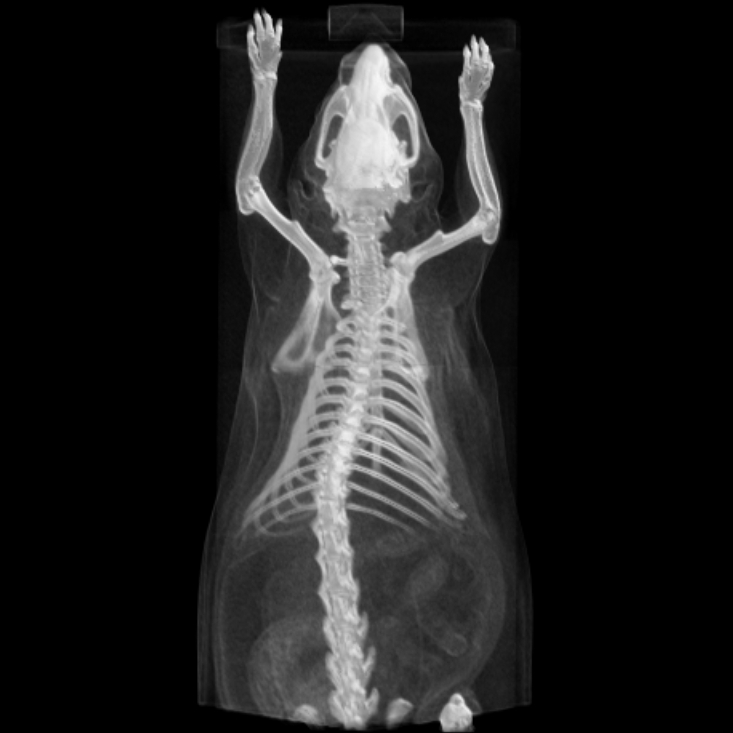
#> input picture aufgabe3/MouseCT.jpg, 733 x 733 px
$ python ass3task1.py
#> lines starting #> are read from the running program, lines starting #| are printed output that depends on the picture
import cv2
import matplotlib.pyplot as plt

# Load the image
image = cv2.imread('MouseCT.jpg', cv2.IMREAD_GRAYSCALE)
#> image is the input picture: shape (733, 733); min 0, max 247, mean 33.3

# Apply Gaussian blur to the image
smoothed = cv2.GaussianBlur(image, (0, 0), 3)
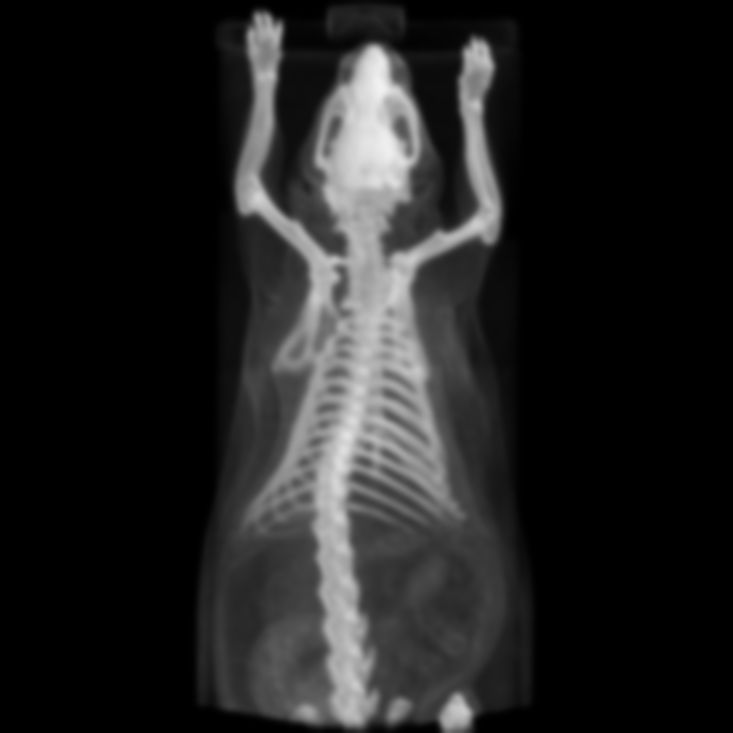
#> smoothed: shape (733, 733); min 0, max 241, mean 33.3

# Calculate the unsharp mask
mask = cv2.subtract(image, smoothed)
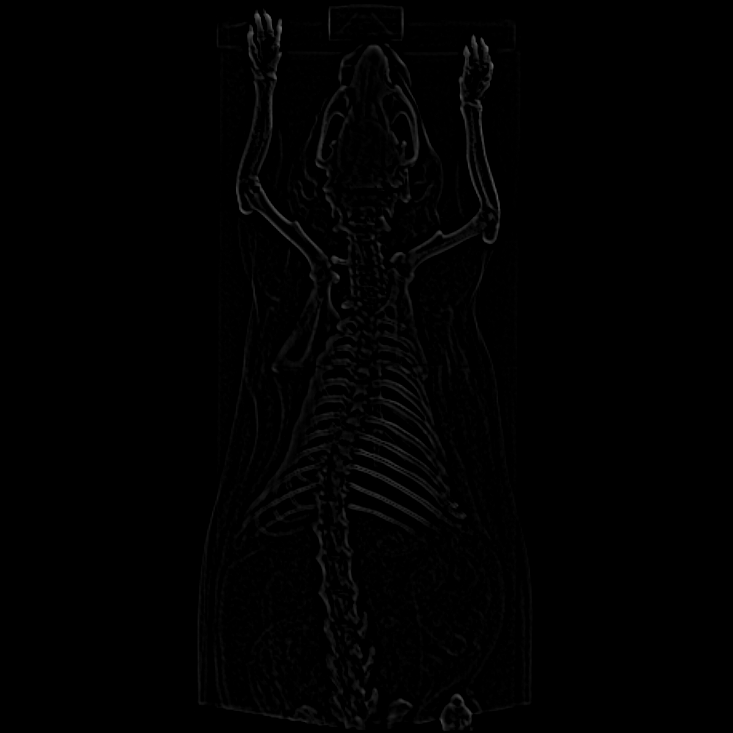
#> mask: shape (733, 733); min 0, max 108, mean 1.4

# Define the amount/factor to adjust the mask
factor = 1.5

# Combine the mask with the original image
result = cv2.addWeighted(image, 1 + factor, mask, -factor, 0)
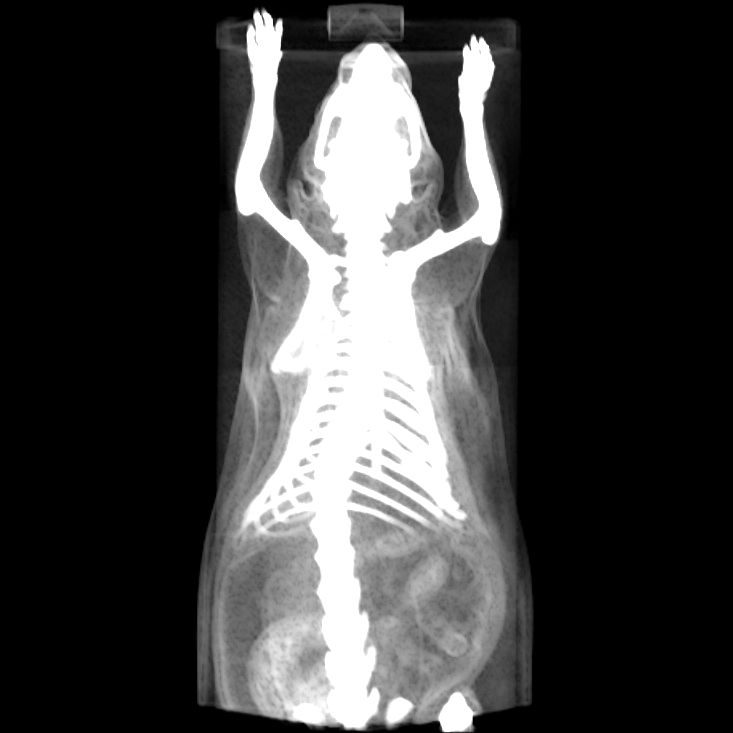
#> result: shape (733, 733); min 0, max 255, mean 62.8

# Display the images
plt.figure(figsize=(10, 8))

plt.subplot(2, 2, 1)
plt.imshow(image, cmap='gray')
plt.title('Input Image')
plt.axis('off')

plt.subplot(2, 2, 2)
plt.imshow(smoothed, cmap='gray')
plt.title('Smoothed Image')
plt.axis('off')

plt.subplot(2, 2, 3)
plt.imshow(mask, cmap='gray')
plt.title('Unsharp Mask')
plt.axis('off')

plt.subplot(2, 2, 4)
plt.imshow(result, cmap='gray')
plt.title('Result Image')
plt.axis('off')

plt.tight_layout()
plt.show()
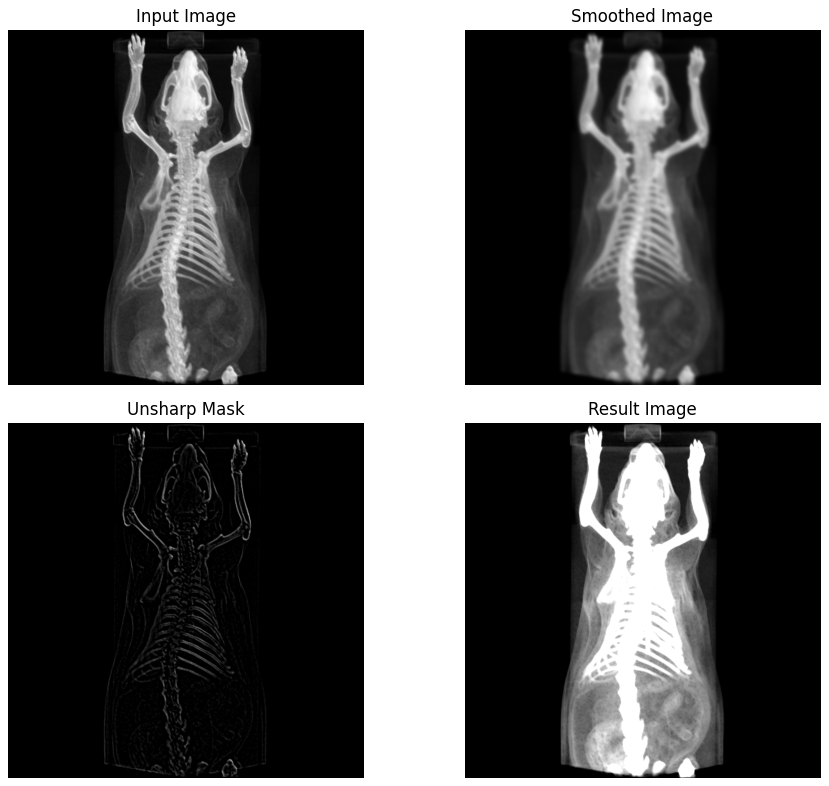
#> figure drawn by matplotlib, 4 panels
'''
This code will display four separate figures showing the input image, the smoothed image, the unsharp mask,
and the resulting image. The unsharp mask is not a binary mask, but a grayscale image representing the difference
between the original and smoothed images. The result image is obtained by combining the original image with the
adjusted unsharp mask.
'''
